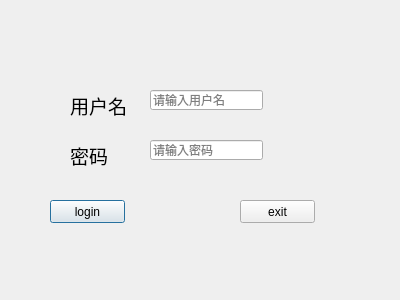
<?xml version="1.0" encoding="UTF-8"?>
<ui version="4.0">
 <class>LoginDialog</class>
 <widget class="QDialog" name="LoginDialog">
  <property name="geometry">
   <rect>
    <x>0</x>
    <y>0</y>
    <width>400</width>
    <height>300</height>
   </rect>
  </property>
  <property name="windowTitle">
   <string>Dialog</string>
  </property>
  <widget class="QLabel" name="label">
   <property name="geometry">
    <rect>
     <x>70</x>
     <y>90</y>
     <width>61</width>
     <height>31</height>
    </rect>
   </property>
   <property name="text">
    <string>&lt;html&gt;&lt;head/&gt;&lt;body&gt;&lt;p&gt;&lt;span style=&quot; font-size:14pt;&quot;&gt;用户名&lt;/span&gt;&lt;/p&gt;&lt;/body&gt;&lt;/html&gt;</string>
   </property>
  </widget>
  <widget class="QLabel" name="label_2">
   <property name="geometry">
    <rect>
     <x>70</x>
     <y>140</y>
     <width>71</width>
     <height>31</height>
    </rect>
   </property>
   <property name="text">
    <string>&lt;html&gt;&lt;head/&gt;&lt;body&gt;&lt;p&gt;&lt;span style=&quot; font-size:14pt;&quot;&gt;密码&lt;/span&gt;&lt;/p&gt;&lt;/body&gt;&lt;/html&gt;</string>
   </property>
  </widget>
  <widget class="QLineEdit" name="usrLineEdit">
   <property name="geometry">
    <rect>
     <x>150</x>
     <y>90</y>
     <width>113</width>
     <height>20</height>
    </rect>
   </property>
   <property name="placeholderText">
    <string>请输入用户名</string>
   </property>
  </widget>
  <widget class="QLineEdit" name="pwdLineEdit">
   <property name="geometry">
    <rect>
     <x>150</x>
     <y>140</y>
     <width>113</width>
     <height>20</height>
    </rect>
   </property>
   <property name="echoMode">
    <enum>QLineEdit::Password</enum>
   </property>
   <property name="placeholderText">
    <string>请输入密码</string>
   </property>
  </widget>
  <widget class="QPushButton" name="loginbtn">
   <property name="geometry">
    <rect>
     <x>50</x>
     <y>200</y>
     <width>75</width>
     <height>23</height>
    </rect>
   </property>
   <property name="text">
    <string>login</string>
   </property>
  </widget>
  <widget class="QPushButton" name="exitbtn">
   <property name="geometry">
    <rect>
     <x>240</x>
     <y>200</y>
     <width>75</width>
     <height>23</height>
    </rect>
   </property>
   <property name="text">
    <string>exit</string>
   </property>
  </widget>
 </widget>
 <resources/>
 <connections>
  <connection>
   <sender>exitbtn</sender>
   <signal>clicked()</signal>
   <receiver>LoginDialog</receiver>
   <slot>close()</slot>
   <hints>
    <hint type="sourcelabel">
     <x>277</x>
     <y>211</y>
    </hint>
    <hint type="destinationlabel">
     <x>199</x>
     <y>149</y>
    </hint>
   </hints>
  </connection>
 </connections>
</ui>
